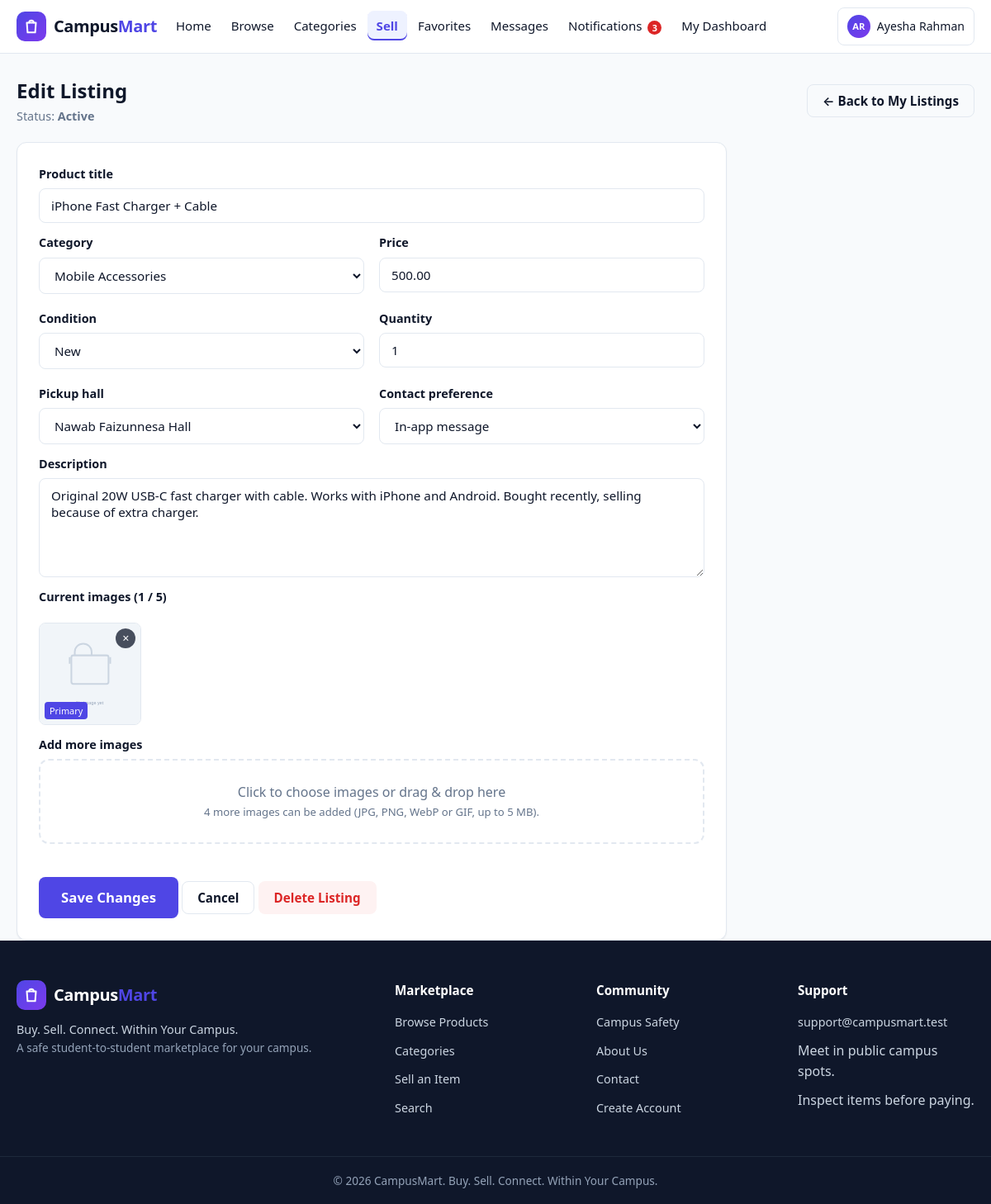
/user/edit-listing.php?id=8 (signed in), run on the app's committed database.
### tables this page shows
CREATE TABLE users (
  id INT UNSIGNED NOT NULL AUTO_INCREMENT,
  full_name VARCHAR(100) NOT NULL,
  student_id VARCHAR(30) NOT NULL,
  email VARCHAR(150) NOT NULL,
  phone VARCHAR(20) DEFAULT NULL,
  password_hash VARCHAR(255) NOT NULL,
  department VARCHAR(100) DEFAULT NULL,
  batch VARCHAR(30) DEFAULT NULL,
  hall VARCHAR(100) DEFAULT NULL,
  profile_image VARCHAR(255) DEFAULT NULL,
  role ENUM('student','admin') NOT NULL DEFAULT 'student',
  status ENUM('active','suspended') NOT NULL DEFAULT 'active',
  is_verified TINYINT(1) NOT NULL DEFAULT 0,
  created_at DATETIME NOT NULL DEFAULT CURRENT_TIMESTAMP,
  updated_at DATETIME NOT NULL DEFAULT CURRENT_TIMESTAMP ON UPDATE CURRENT_TIMESTAMP,
  PRIMARY KEY (id),
  UNIQUE KEY uq_users_student_id (student_id),
  UNIQUE KEY uq_users_email (email),
  KEY idx_users_status (status),
  KEY idx_users_role (role)
);

CREATE TABLE products (
  id INT UNSIGNED NOT NULL AUTO_INCREMENT,
  seller_id INT UNSIGNED NOT NULL,
  category_id INT UNSIGNED NOT NULL,
  title VARCHAR(200) NOT NULL,
  description TEXT NOT NULL,
  price DECIMAL(10,2) NOT NULL,
  condition_label ENUM('New','Like New','Good','Fair','Used') NOT NULL DEFAULT 'Good',
  quantity INT UNSIGNED NOT NULL DEFAULT 1,
  location VARCHAR(150) NOT NULL,
  contact_preference ENUM('In-app message','Phone','Both') NOT NULL DEFAULT 'In-app message',
  status ENUM('draft','pending','approved','active','reserved','sold','expired','rejected','removed') NOT NULL DEFAULT 'pending',
  reject_reason VARCHAR(500) DEFAULT NULL,
  views INT UNSIGNED NOT NULL DEFAULT 0,
  expires_at DATETIME NOT NULL,
  created_at DATETIME NOT NULL DEFAULT CURRENT_TIMESTAMP,
  updated_at DATETIME NOT NULL DEFAULT CURRENT_TIMESTAMP ON UPDATE CURRENT_TIMESTAMP,
  PRIMARY KEY (id),
  KEY idx_products_seller (seller_id),
  KEY idx_products_category (category_id),
  KEY idx_products_status (status),
  KEY idx_products_created (created_at),
  KEY idx_products_price (price),
  KEY idx_products_expires (expires_at),
  FULLTEXT KEY ft_products_search (title, description),
  CONSTRAINT fk_products_seller FOREIGN KEY (seller_id) REFERENCES users(id) ON DELETE RESTRICT,
  CONSTRAINT fk_products_category FOREIGN KEY (category_id) REFERENCES categories(id) ON DELETE RESTRICT,
  CONSTRAINT chk_products_price CHECK (price >= 0),
  CONSTRAINT chk_products_quantity CHECK (quantity >= 0)
);

CREATE TABLE categories (
  id INT UNSIGNED NOT NULL AUTO_INCREMENT,
  name VARCHAR(100) NOT NULL,
  description VARCHAR(255) DEFAULT NULL,
  status ENUM('active','disabled') NOT NULL DEFAULT 'active',
  created_at DATETIME NOT NULL DEFAULT CURRENT_TIMESTAMP,
  updated_at DATETIME NOT NULL DEFAULT CURRENT_TIMESTAMP ON UPDATE CURRENT_TIMESTAMP,
  PRIMARY KEY (id),
  UNIQUE KEY uq_categories_name (name)
);

CREATE TABLE product_images (
  id INT UNSIGNED NOT NULL AUTO_INCREMENT,
  product_id INT UNSIGNED NOT NULL,
  image_path VARCHAR(255) NOT NULL,
  is_primary TINYINT(1) NOT NULL DEFAULT 0,
  sort_order INT NOT NULL DEFAULT 0,
  created_at DATETIME NOT NULL DEFAULT CURRENT_TIMESTAMP,
  PRIMARY KEY (id),
  KEY idx_product_images_product (product_id),
  CONSTRAINT fk_product_images_product FOREIGN KEY (product_id) REFERENCES products(id) ON DELETE CASCADE
);

### includes/init.php (called while the page is built, shortened)
<?php
require_once __DIR__ . '/../includes/functions.php';
run_expiry_check();

### user/edit-listing.php (the view, shortened to what this page needs)
<?php
require_once __DIR__ . '/../includes/init.php';
require_login();
$id = (int)($_GET['id'] ?? 0);
$product = $id > 0 ? get_product($id) : null;
$images = product_images($id);
$maxImages = (int)(settings('max_listing_images') ?: 5);
require __DIR__ . '/../includes/header.php';
?>
<div class="container" style="padding-top:26px;">
  <div class="dash-header">
    <div>
      <h1>Edit Listing</h1>
      <div class="sub">Status: <strong><?= e(product_status_label($product['status'])) ?></strong></div>
    </div>
    <a class="btn btn-ghost" href="listings.php">← Back to My Listings</a>
  </div>
  <div class="card" style="padding:26px; max-width:860px;">
    <form method="post" action="edit-listing.php?id=<?= (int)$id ?>" enctype="multipart/form-data" novalidate>
      <div class="form-group mb-2">
        <label class="form-label" for="title">Product title</label>
        <input class="form-control" type="text" id="title" name="title" value="<?= e($fields['title'] ?? $product['title']) ?>" required>
      </div>
      <div class="form-grid mb-2">
        <div class="form-group">
          <label class="form-label" for="category_id">Category</label>
          <select class="form-control" id="category_id" name="category_id" required>
            <?php foreach (get_categories(true) as $cat): ?>
              <option value="<?= (int)$cat['id'] ?>" <?= (int)($categoryId ?? $product['category_id']) === (int)$cat['id'] ? 'selected' : '' ?>><?= e($cat['name']) ?></option>
            <?php endforeach; ?>
          </select>
        </div>
        <div class="form-group">
          <label class="form-label" for="price">Price</label>
          <input class="form-control" type="number" id="price" name="price" step="0.01" min="0" value="<?= e($fields['price'] ?? $product['price']) ?>" required>
        </div>
        <div class="form-group">
          <label class="form-label" for="condition_label">Condition</label>
          <select class="form-control" id="condition_label" name="condition_label">
            <?php foreach (condition_options() as $cond): ?>
              <option value="<?= e($cond) ?>" <?= ($fields['condition_label'] ?? $product['condition_label']) === $cond ? 'selected' : '' ?>><?= e($cond) ?></option>
            <?php endforeach; ?>
          </select>
        </div>
        <div class="form-group">
          <label class="form-label" for="quantity">Quantity</label>
          <input class="form-control" type="number" id="quantity" name="quantity" min="1" max="50" value="<?= e($fields['quantity'] ?? $product['quantity']) ?>" required>
        </div>
        <div class="form-group">
          <label class="form-label" for="location">Pickup hall</label>
          <?= hall_select_html('location', $fields['location'] ?? $product['location'], 'Select a pickup hall') ?>
        </div>
        <div class="form-group">
          <label class="form-label" for="contact_preference">Contact preference</label>
          <select class="form-control" id="contact_preference" name="contact_preference">
            <?php foreach (['In-app message', 'Phone', 'Both'] as $cp): ?>
              <option value="<?= e($cp) ?>" <?= ($fields['contact_preference'] ?? $product['contact_preference']) === $cp ? 'selected' : '' ?>><?= e($cp) ?></option>
            <?php endforeach; ?>
          </select>
        </div>
      </div>
      <div class="form-group mb-2">
        <label class="form-label" for="description">Description</label>
        <textarea class="form-control" id="description" name="description" required><?= e($fields['description'] ?? $product['description']) ?></textarea>
      </div>
      <div class="form-group mb-2">
        <label class="form-label">Current images (<?= count($images) ?> / <?= (int)$maxImages ?>)</label>
        <div class="image-previews">
          <?php foreach ($images as $img): ?>
            <div class="preview-item" data-existing="<?= e($img['image_path']) ?>" data-image-id="<?= (int)$img['id'] ?>">
              <img src="<?= e(image_url($img['image_path'])) ?>" alt="Product image">
              <?php if ((int)$img['is_primary']): ?><span class="preview-primary">Primary</span><?php endif; ?>
              <button type="button" class="preview-remove" aria-label="Remove image">×</button>
            </div>
          <?php endforeach; ?>
        </div>
      </div>
      <div class="form-group mb-3">
        <label class="form-label" for="imageInput">Add more images</label>
        <div class="upload-zone" id="uploadZone" role="button" tabindex="0">
          <p>Click to choose images or drag &amp; drop here</p>
          <p class="upload-hint text-small">JPG, PNG, WebP or GIF, up to 5 MB.</p>
        </div>
      </div>
      <button class="btn btn-primary btn-lg" type="submit">Save Changes</button>
      <a class="btn btn-ghost" href="listings.php">Cancel</a>
      <button type="submit" name="action" value="delete_listing" class="btn btn-danger-soft" data-confirm="Delete this listing permanently? This cannot be undone.">Delete Listing</button>
    </form>
  </div>
</div>
<?php
require __DIR__ . '/../includes/footer.php';
?>

### includes/navbar.php (shortened to what this page needs)
<?php
$navUser = current_user();
$navUnread = $navUser ? unread_notifications_count((int)$navUser['id']) : 0;
$navScript = basename($_SERVER['SCRIPT_NAME'] ?? '');
$navDir = basename(dirname($_SERVER['SCRIPT_NAME'] ?? ''));
if ($navDir === 'admin') {
    $navActive = $navScript;
} else {
    $navMap = [
        'index.php'        => 'home',
        'products.php'     => 'browse',
        'search.php'       => 'browse',
        'categories.php'   => 'categories',
        'sell.php'         => 'sell',
        'safety.php'       => 'safety',
        'about.php'        => 'about',
        'dashboard.php'    => 'my-dashboard',
        'add-listing.php'  => 'sell',
        'edit-listing.php' => 'sell',
        'favorites.php'    => 'favorites',
        'messages.php'     => 'messages',
        'notifications.php'=> 'notifications',
    ];
    $navActive = $navMap[$navScript] ?? '';
}
function nav_active(string $key, string $current): string
{
    return $current === $key ? ' class="active"' : '';
}
function nav_initials(array $user): string
{
    $words = preg_split('/\s+/', trim($user['full_name']));
    $initials = '';
    foreach (array_slice($words ?: [], 0, 2) as $w) {
        $initials .= mb_substr($w, 0, 1);
    }
    return strtoupper($initials ?: 'U');
}
?>
<header class="navbar">
  <div class="nav-container">
    <a class="navbar-brand" href="<?= e(APP_BASE_URL . '/index.php') ?>">
      <span class="brand-mark" aria-hidden="true">
        <svg viewBox="0 0 24 24" fill="none" stroke="currentColor" stroke-width="2.2" stroke-linecap="round" stroke-linejoin="round" width="22" height="22">
          <path d="M6 7h12l-1 13H7L6 7z"/>
          <path d="M9 7a3 3 0 0 1 6 0"/>
        </svg>
      </span>
      <span class="brand-name">Campus<em>Mart</em></span>
    </a>
    <nav class="nav-links" id="navLinks" aria-label="Main navigation">
      <ul class="nav-menu">
        <?php if ($navUser && $navUser['role'] === 'admin'): ?>
          <li><a href="<?= e(APP_BASE_URL . '/admin/dashboard.php') ?>"<?= nav_active('dashboard.php', $navActive) ?>>Dashboard</a></li>
          <li><a href="<?= e(APP_BASE_URL . '/admin/users.php') ?>"<?= nav_active('users.php', $navActive) ?>>Users</a></li>
          <li><a href="<?= e(APP_BASE_URL . '/admin/products.php') ?>"<?= nav_active('products.php', $navActive) ?>>Listings</a></li>
          <li><a href="<?= e(APP_BASE_URL . '/admin/categories.php') ?>"<?= nav_active('categories.php', $navActive) ?>>Categories</a></li>
          <li><a href="<?= e(APP_BASE_URL . '/admin/orders.php') ?>"<?= nav_active('orders.php', $navActive) ?>>Orders</a></li>
          <li><a href="<?= e(APP_BASE_URL . '/admin/reports.php') ?>"<?= nav_active('reports.php', $navActive) ?>>Reports</a></li>
          <li><a href="<?= e(APP_BASE_URL . '/admin/reviews.php') ?>"<?= nav_active('reviews.php', $navActive) ?>>Reviews</a></li>
          <li><a href="<?= e(APP_BASE_URL . '/admin/settings.php') ?>"<?= nav_active('settings.php', $navActive) ?>>Settings</a></li>
        <?php else: ?>
          <li><a href="<?= e(APP_BASE_URL . '/index.php') ?>"<?= nav_active('home', $navActive) ?>>Home</a></li>
          <li><a href="<?= e(APP_BASE_URL . '/products.php') ?>"<?= nav_active('browse', $navActive) ?>>Browse</a></li>
          <li><a href="<?= e(APP_BASE_URL . '/categories.php') ?>"<?= nav_active('categories', $navActive) ?>>Categories</a></li>
          <?php if ($navUser): ?>
            <li><a href="<?= e(APP_BASE_URL . '/user/add-listing.php') ?>"<?= nav_active('sell', $navActive) ?>>Sell</a></li>
            <li><a href="<?= e(APP_BASE_URL . '/user/favorites.php') ?>"<?= nav_active('favorites', $navActive) ?>>Favorites</a></li>
            <li><a href="<?= e(APP_BASE_URL . '/user/messages.php') ?>"<?= nav_active('messages', $navActive) ?>>Messages</a></li>
            <li><a href="<?= e(APP_BASE_URL . '/user/notifications.php') ?>"<?= nav_active('notifications', $navActive) ?>>
              Notifications
              <?php if ($navUnread > 0): ?><span class="nav-badge"><?= (int)$navUnread ?></span><?php endif; ?>
            </a></li>
            <li><a href="<?= e(APP_BASE_URL . '/user/dashboard.php') ?>"<?= nav_active('my-dashboard', $navActive) ?>>My Dashboard</a></li>
          <?php else: ?>
            <li><a href="<?= e(APP_BASE_URL . '/safety.php') ?>"<?= nav_active('safety', $navActive) ?>>Safety</a></li>
            <li><a href="<?= e(APP_BASE_URL . '/about.php') ?>"<?= nav_active('about', $navActive) ?>>About</a></li>
          <?php endif; ?>
        <?php endif; ?>
      </ul>
      <ul class="nav-actions">
        <?php if (!$navUser): ?>
          <li><a class="btn btn-ghost btn-sm" href="<?= e(APP_BASE_URL . '/login.php') ?>">Login</a></li>
          <li><a class="btn btn-primary btn-sm" href="<?= e(APP_BASE_URL . '/register.php') ?>">Register</a></li>
        <?php else: ?>
          <li class="nav-user">
            <a class="user-chip" href="<?= e(APP_BASE_URL . ($navUser['role'] === 'admin' ? '/admin/dashboard.php' : '/user/profile.php')) ?>">
              <span class="avatar avatar-xs" data-initials="<?= e(nav_initials($navUser)) ?>"></span>
              <span class="user-name"><?= e($navUser['full_name']) ?></span>
            </a>
          </li>
        <?php endif; ?>
      </ul>
    </nav>
  </div>
</header>

### assets/css/dashboard.css (style rules this page uses)
.dash-header { display: flex; align-items: center; justify-content: space-between; gap: 14px; margin-bottom: 20px; flex-wrap: wrap; }
.dash-header h1 { font-size: 1.5rem; }
.dash-header .sub { color: var(--color-text-muted); font-size: 0.9rem; }

### data on the page
users: full_name "Ayesha Rahman"
products: status "Active", title "iPhone Fast Charger + Cable", category_id "Mobile Accessories", price "500.00", quantity "1", description "Original 20W USB-C fast charger with cable. Works with iPhone and Android. Bought recently, selling because of extra charger."
product_images: is_primary "Primary"

### other printed values
$navUnread "3"
count($images) "1"
$maxImages "5"
settings('site_tagline') ?: APP_TAGLINE "Buy. Sell. Connect. Within Your Campus."
$supportEmail "support@campusmart.test"
$siteName "CampusMart"
form field condition_label "New"
form field location "Nawab Faizunnesa Hall"
form field contact_preference "In-app message"
